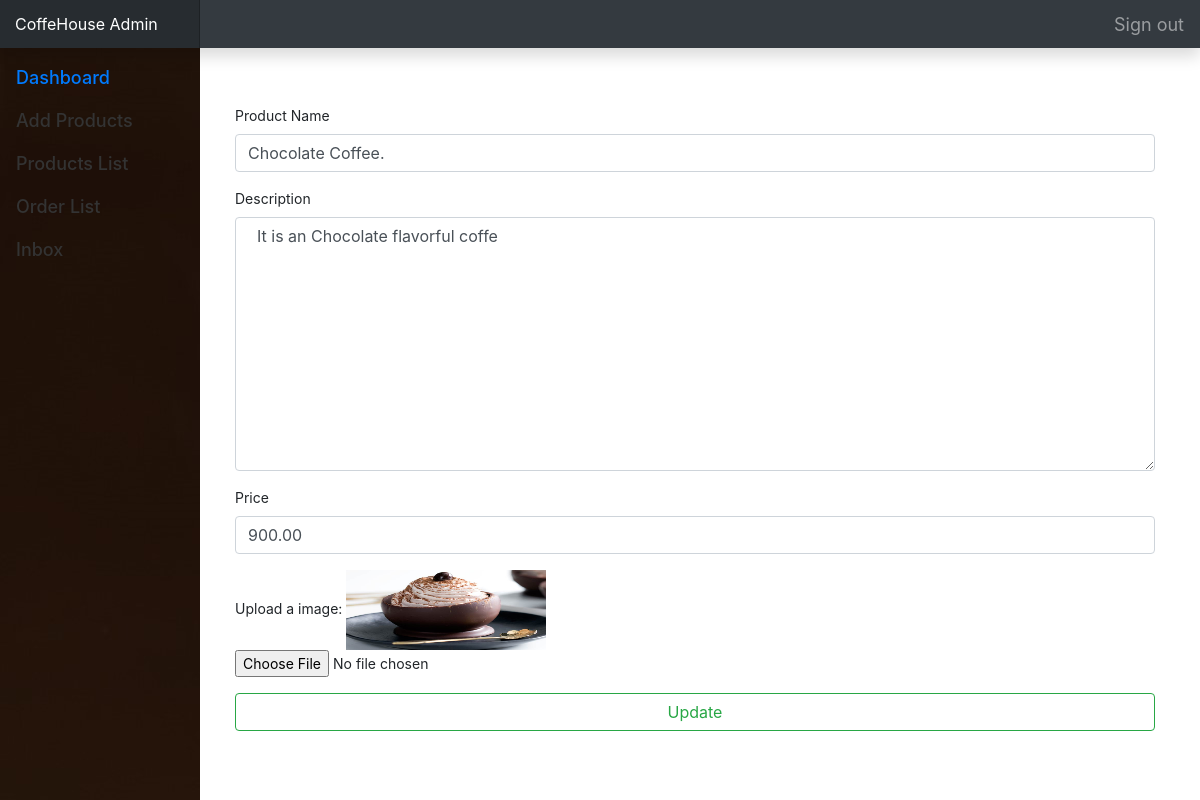
Page /admin/productedit.php?proid=4 (signed in) on the committed database.
### tables this page shows
CREATE TABLE `product` (
  `productId` int(11) NOT NULL,
  `productName` varchar(255) NOT NULL,
  `body` varchar(255) NOT NULL,
  `price` float(10,2) NOT NULL,
  `image` varchar(255) NOT NULL
);

### lib/Database.php (called while the page is built, shortened)
<?php
Class Database{
 public $host   = DB_HOST;
 public $user   = DB_USER;
 public $pass   = DB_PASS;
 public $dbname = DB_NAME;
 public $link;
private function connectDB(){
 $this->link = new mysqli($this->host, $this->user, $this->pass,
  $this->dbname);
 }
public function select($query){
  $result = $this->link->query($query) or die($this->link->error.__LINE__);
  if($result->num_rows > 0){
    return $result;
  } else {
    return false;
  }
 }
}

### classes/Product.php (called while the page is built, shortened)
<?php
    $filepath = realpath(dirname(__FILE__));
    include_once($filepath."/../lib/Database.php");
?>
<?php
    class Product {
        private $db;
        public function __construct() {
            $this->db = new Database();
        }
        public function getProById($id){
            $query = "SELECT * FROM product WHERE productId = '$id'";
            $result = $this->db->select($query);
            return $result;
        }
    }
?>

### admin/productedit.php (the view, shortened to what this page needs)
<?php include("inc/header.php");?>
<?php include("inc/sidebar.php");?>
<?php include("../classes/Product.php");?>
<?php
    if(!isset($_GET['proid']) || $_GET['proid'] == NULL){
        echo "<script>window.location = '../404.php'; </script>";
    } else{
        $id = $_GET['proid'];
    }
    $pd = new Product();
?>
<br>
<br>
<br>
<br>
<br>
<div class="container mt-50">
	<div class="row">
		<div class="col-2">
		</div>
		<div class="col-md-10">
			<?php
				$getPro = $pd->getProById($id);
				if($getPro){
					while($value = $getPro->fetch_assoc()){
			?>
			<form action="" method="post" enctype="multipart/form-data">
				<div class="form-group">
					<label for="exampleFormControlInput1">Product Name</label>
					<input type="Name" name="productName" value="<?php echo $value['productName'];?>" class="form-control" id="exampleFormControlInput1" placeholder="Product name">
				</div>
				<div class="form-group">
					<label for="exampleFormControlTextarea1">Description</label>
					<textarea name="body" id="user-message" class="form-control" rows="10" placeholder="Enter your Message"> <?php echo $value['body'];?></textarea>
				</div>
				<div class="form-group">
					<label for="exampleFormControlTextarea1">Price</label>
					<input type="text" name="price" value="<?php echo $value['price'];?>" class="form-control" id="exampleFormControlInput1"></input>
				</div>
				<div class="form-group">
					<label for="exampleFormControlFile1">Upload a image:</label>
					<img src="<?php echo $value['image']; ?>" height="80px" width="200px"/>
					<input type="file" name="image" class="form-control-file" id="exampleFormControlFile1">
				</div>
				<input type="submit" name="submit" class="btn btn-outline-success btn-block" Value="Update"/>
			</form>
			<?php
                    }
                }
            ?>
		</div>
	</div>
</div>
<?php include("inc/footer.php");?>

### admin/css/dashboard.css (style rules this page uses)
body { font-size: .875rem; }

### rows in the picture
product: productName "Chocolate Coffee.", body "It is an Chocolate flavorful coffe", price "900.00", image (picture)
